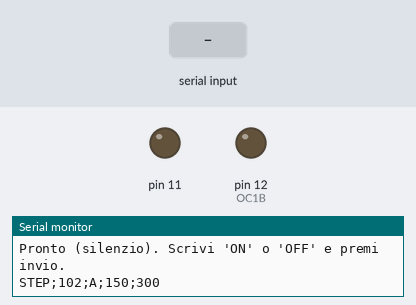
The sketch below on a simulated Arduino Uno, built for the host (arithmetic inside an expression is 32-bit, double 64-bit). On the bench: output pins drawn as LEDs (lit = HIGH), the last lines printed to the serial monitor. Inputs (shaded band) come from the test bench.

Above: at 1.3 s.
1.4 s: "ON\n" received over Serial
At 2.0 s:
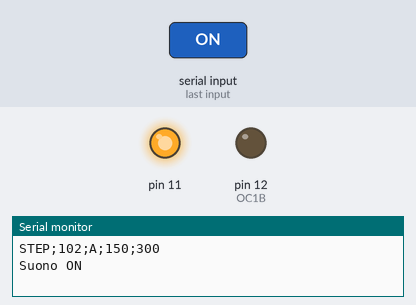
2.9 s: "OFF\n" received over Serial
At 4.3 s:
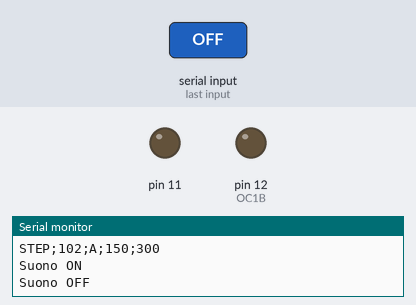
Timing chart, 0 to 5.9 s (numbered marks = the images above; inputs shaded):
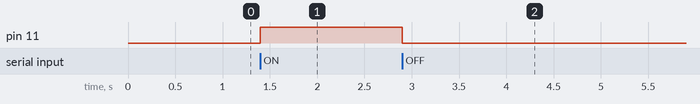

The sketch:

sweep_tempi.ino
```cpp
// Sweep sulle DURATE (non sulle frequenze) per trovare il delta t minimo
// affidabile del canale generatore->accoppiamento->interrogatore, alla
// frequenza e con le soglie ATTUALMENTE in uso nel protocollo vero.
// FREQ_TEST_HZ sotto e' un valore letterale (Arduino non riesce a includere
// un header con percorso relativo fuori dalla cartella dello sketch, quindi
// niente config_condivisa.h qui): impostalo a mano sulla frequenza che
// vuoi caratterizzare in questa sessione (di solito una tra F1_HZ/F2_HZ di
// config_condivisa.py) E aggiorna FREQ_TEST_HZ/SOGLIA_ON/SOGLIA_OFF anche
// in analizza_tempi_minimi.py di conseguenza - i due vanno sempre cambiati
// insieme, non c'e' automatismo per "quale frequenza testare oggi" dato
// che e' una scelta diversa ad ogni sessione, non un valore fisso come
// F1_HZ/F2_HZ in trasmettitore.ino. Il delta t minimo trovato vale solo
// per QUESTA frequenza con le soglie attualmente impostate.
//
// Non genera il protocollo f1/f2 completo (niente marcatore/slot/interrutt-
// tori): un solo tono, ON/OFF a durate decrescenti, in due fasi separate:
//   FASE A: quanto puo' essere corto l'impulso ON? (gap tenuto largo,
//           di sicuro sufficiente, cosi' l'unica variabile e' la durata ON)
//   FASE B: quanto puo' essere corto il gap OFF? (ON tenuto a un valore
//           sicuro, cosi' l'unica variabile e' la durata del gap)
// analizza_tempi_minimi.py ricostruisce l'andamento della potenza blocco
// per blocco (20ms, come in main.py) e dice a quale durata il canale non
// fa piu' in tempo a salire sopra SOGLIA_ON o scendere sotto SOGLIA_OFF.
//
// Stessa tecnica DDS+PWM di trasmettitore.ino e sweep_gradini.ino (Timer1
// Fast PWM 8 bit su OC1B, Timer2 CTC come clock del DDS), un solo canale.
// Protocollo seriale identico agli altri due sketch: "ON"/"OFF" per il
// suono, stampa "STEP;<millis>;<fase>;<on_ms>;<gap_ms>" ad ogni cambio.

#include <avr/io.h>
#include <avr/interrupt.h>
#include <math.h>

uint8_t sineTable[256];
volatile uint32_t phase = 0;
uint32_t inc = 0;

const uint32_t SAMPLE_RATE = 40000; // Hz, stesso valore di trasmettitore.ino

// Frequenza di test: vedi commento in cima al file - valore letterale da
// tenere allineato a mano con FREQ_TEST_HZ in analizza_tempi_minimi.py.
const uint32_t FREQ_TEST_HZ = 3200;

// --- Fase A: durata ON decrescente, gap fisso e largo ---
const uint16_t DURATE_ON_MS[] = {150, 120, 100, 80, 60, 50, 40, 30, 25, 20, 15, 10};
const uint8_t N_DURATE_ON = sizeof(DURATE_ON_MS) / sizeof(DURATE_ON_MS[0]);
const uint16_t GAP_FISSO_FASE_A_MS = 300; // di sicuro largo abbastanza

// --- Fase B: durata gap decrescente, ON fisso e sicuro ---
const uint16_t DURATE_GAP_MS[] = {200, 150, 120, 100, 80, 60, 50, 40, 30, 25, 20, 15, 10};
const uint8_t N_DURATE_GAP = sizeof(DURATE_GAP_MS) / sizeof(DURATE_GAP_MS[0]);
const uint16_t ON_FISSO_FASE_B_MS = 80; // valore atteso sicuro, non il minimo esatto

// Quanti cicli ON+GAP per ogni gradino, per avere abbastanza ripetizioni
// da fare statistica (allineamento diverso rispetto ai blocchi da 20ms
// ogni volta, utile per non dipendere da un solo colpo di fortuna).
const uint8_t RIPETIZIONI_PER_GRADINO = 20;

volatile bool soundEnabled = false; // parte spento, come gli altri sketch
volatile bool tono_on = false;

enum Fase : uint8_t { FASE_A, FASE_B, SWEEP_FINITO };
Fase fase_corrente = FASE_A;
uint8_t indice_gradino = 0;
uint8_t ripetizione_corrente = 0;
uint16_t on_ms_corrente = 0;
uint16_t gap_ms_corrente = 0;
bool nello_stato_on = false;
unsigned long inizio_stato_ms = 0;

void imposta_incremento(uint32_t freq_hz) {
  inc = (uint32_t)(((uint64_t)freq_hz << 32) / SAMPLE_RATE);
}

void stampa_gradino() {
  Serial.print(F("STEP;"));
  Serial.print(millis());
  Serial.print(';');
  Serial.print(fase_corrente == FASE_A ? 'A' : 'B');
  Serial.print(';');
  Serial.print(on_ms_corrente);
  Serial.print(';');
  Serial.println(gap_ms_corrente);
}

void avvia_gradino() {
  if (fase_corrente == FASE_A) {
    on_ms_corrente = DURATE_ON_MS[indice_gradino];
    gap_ms_corrente = GAP_FISSO_FASE_A_MS;
  } else if (fase_corrente == FASE_B) {
    on_ms_corrente = ON_FISSO_FASE_B_MS;
    gap_ms_corrente = DURATE_GAP_MS[indice_gradino];
  }
  ripetizione_corrente = 0;
  nello_stato_on = true;
  tono_on = true;
  inizio_stato_ms = millis();
  stampa_gradino();
}

void avanza_gradino() {
  indice_gradino++;
  if (fase_corrente == FASE_A && indice_gradino >= N_DURATE_ON) {
    fase_corrente = FASE_B;
    indice_gradino = 0;
  } else if (fase_corrente == FASE_B && indice_gradino >= N_DURATE_GAP) {
    fase_corrente = SWEEP_FINITO;
  }
  if (fase_corrente != SWEEP_FINITO) {
    avvia_gradino();
  } else {
    tono_on = false;
    Serial.println(F("SWEEP_FINITO"));
  }
}

void setup() {
  Serial.begin(9600);

  for (int i = 0; i < 256; i++) {
    sineTable[i] = (uint8_t)(127.5 + 127.5 * sin(2.0 * PI * i / 256.0));
  }
  imposta_incremento(FREQ_TEST_HZ);

  pinMode(12, OUTPUT); // OC1B, stesso pin degli altri sketch
  pinMode(11, OUTPUT);
  digitalWrite(11, LOW);
  TCCR1A = _BV(COM1B1) | _BV(WGM10);
  TCCR1B = _BV(WGM12) | _BV(CS10);
  OCR1B = 128;

  TCCR2A = _BV(WGM21);
  TCCR2B = _BV(CS21);
  OCR2A = (16000000UL / 8 / SAMPLE_RATE) - 1;
  TIMSK2 = _BV(OCIE2A);

  sei();

  Serial.println(F("--- sweep_tempi: caratterizzazione delta t minimo ---"));
  Serial.print(F("FREQ_TEST_HZ=")); Serial.println(FREQ_TEST_HZ);
  Serial.print(F("RIPETIZIONI_PER_GRADINO=")); Serial.println(RIPETIZIONI_PER_GRADINO);
  Serial.println(F("Pronto (silenzio). Scrivi 'ON' o 'OFF' e premi invio."));

  avvia_gradino();
}

ISR(TIMER2_COMPA_vect) {
  phase += inc;
  uint8_t idx = phase >> 24;

  if (!soundEnabled || !tono_on) {
    OCR1B = 128;
    return;
  }
  OCR1B = sineTable[idx];
}

void aggiorna_sweep(unsigned long ora_ms) {
  if (fase_corrente == SWEEP_FINITO) return;

  unsigned long trascorso = ora_ms - inizio_stato_ms;
  uint16_t durata_stato = nello_stato_on ? on_ms_corrente : gap_ms_corrente;

  if (trascorso < durata_stato) return;

  inizio_stato_ms = ora_ms;
  if (nello_stato_on) {
    nello_stato_on = false;
    tono_on = false;
  } else {
    nello_stato_on = true;
    tono_on = true;
    ripetizione_corrente++;
    if (ripetizione_corrente >= RIPETIZIONI_PER_GRADINO) {
      avanza_gradino();
    }
  }
}

void gestisci_seriale() {
  if (Serial.available()) {
    String cmd = Serial.readStringUntil('\n');
    cmd.trim();
    if (cmd.equalsIgnoreCase("ON")) {
      digitalWrite(11, HIGH);
      soundEnabled = true;
      Serial.println(F("Suono ON"));
    } else if (cmd.equalsIgnoreCase("OFF")) {
      digitalWrite(11, LOW);
      soundEnabled = false;
      Serial.println(F("Suono OFF"));
    }
  }
}

void loop() {
  aggiorna_sweep(millis());
  gestisci_seriale();
}
```

Measured:
- after the input at 1.4 s, pin 11: LOW → HIGH at once
- after the input at 2.9 s, pin 11: HIGH → LOW at once
